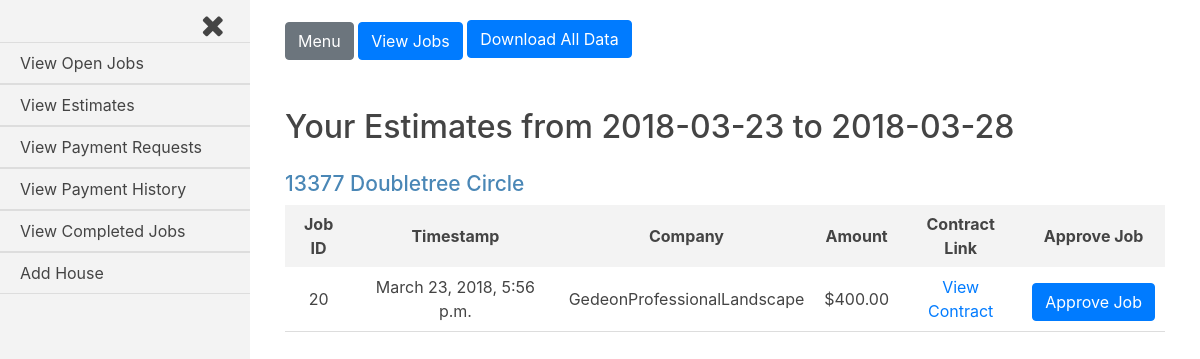
Screenshot of /jobs_admin/proposed_jobs (signed in) with the database file from the repository.
### jobs/models.py (models this page shows, shortened)
class House(models.Model):
    address = models.CharField(max_length=250)
    companies = models.ManyToManyField(settings.AUTH_USER_MODEL, through='Current_Worker')
    proposed_jobs = models.BooleanField(default=False)
    pending_payments = models.BooleanField(default=False)
    payment_history = models.BooleanField(default=False)
    completed_jobs = models.BooleanField(default=False)
    customer = models.ForeignKey(settings.AUTH_USER_MODEL, on_delete=models.CASCADE, related_name='customer_house')
    def __str__(self):
        return self.address

class Job(models.Model):
    house = models.ForeignKey(House, on_delete=models.CASCADE)
    company = models.ForeignKey(settings.AUTH_USER_MODEL, on_delete=models.CASCADE)
    start_amount = models.DecimalField(max_digits=8, decimal_places=2, default=0.00)
    start_date = models.DateTimeField(auto_now_add=True, blank=True)
    total_paid = models.DecimalField(max_digits=8, decimal_places=2, default=0.00)
    approved = models.BooleanField(default=False)
    def generate_filename(self, filename):
        file_path = 'uploads/{}/{}'.format(str(self.house.address), str(filename))
        return file_path
    document_link = models.FileField(upload_to=generate_filename)
    balance_amount = models.DecimalField(max_digits=8, decimal_places=2, default=0.00)

### jobs_admin/views.py (the view)
@login_required
def proposed_jobs(request):
    current_user = request.user
    if current_user.is_active and current_user.groups.filter(name__in=['Customers', 'Customers Staff']).exists():
        customer = Customer(current_user)
        customer = customer.is_customer_staff()
        houses = customer.proposed_jobs_houses()
        jobs = customer.proposed_jobs()
        start_week = str(Customer.start_week.date())
        today = str(Customer.today.date())
        form = Change_Job_Status()
        template = loader.get_template('jobs_admin/proposed_jobs.html')
        context = {
            'houses': houses,
            'jobs': jobs,
            'current_user': current_user,
            'form': form,
            'start_week': start_week,
            'today': today
        }
        if request.method == 'POST':
            form = Change_Job_Status(request.POST)
            if form.is_valid():
                job_id = int(request.POST.get('job_id'))
                address = str(request.POST.get('job_house'))
                house = House.objects.get(address=address)
                job = Job.objects.get(pk=job_id)
                job.approved=True
                job.save()
                """add the user as a current worker on the house OR update current to True if they
                were a current worker OR do nothing if they are already active"""
                was_current = Current_Worker.objects.filter(house=house, company=job.company, current=False)
                is_current = Current_Worker.objects.filter(house=house, company=job.company, current=True)
                if was_current:
                    was_current[0].update(current=True)
                elif is_current:
                    pass
                else:
                    Current_Worker(house=house, company=job.company, current=True).save()
                """If the house has no more proposed jobs for the current week,
                set proposed_jobs=False
                AND if there were any requested payments because the job was previously approved,
                set pending=payments=True for the house"""
                jobs = Job.objects.filter(house=house, approved=False, start_date__range=[Customer.start_week, Customer.today])
                requested_payments = Request_Payment.objects.filter(house=house, job=job, approved=False)
                if not jobs:
                    house.proposed_jobs=False
                    house.save(update_fields=['proposed_jobs'])
                if requested_payments:
                    house.pending_payments=True
                    house.save(update_fields=['pending_payments'])
                return redirect('/jobs_admin/proposed_jobs')
        else:
            form = Change_Job_Status()
        return HttpResponse(template.render(context, request))
    else:
        return redirect('/accounts/login')

### jobs_admin/forms.py
class Change_Job_Status(ModelForm, forms.Form):
    class Meta:
        model = Job
        exclude = ['house', 'company', 'start_amount', 'start_date', 'total_paid', 'document_link', 'approved', 'balance_amount']

### customer_register/customer.py (called while the page is built)
    def current_two_week_results(self, houses, queryset, model, update_field={}, **kwargs):
        result_queryset = []
        for h in houses.iterator():
            for q in queryset.iterator():
                if q.house == h:
                    query_set_check = model.objects.filter(house=h, **kwargs)
                    if query_set_check:
                        setattr(h, list(update_field.keys())[0], list(update_field.values())[0][0])
                        h.save(update_fields=[list(update_field.keys())[0]])
                        result_queryset.append(h)
                        break
                    else:
                        setattr(h, list(update_field.keys())[0], list(update_field.values())[0][1])
                        h.save(update_fields=[list(update_field.keys())[0]])
        return result_queryset

    def is_customer_staff(self):
        if self.customer.groups.filter(name='Customers Staff').exists():
            customer_id = self.customer.groups.values_list('name', flat=True)[1]
            if customer_id == 'Customers Staff':
                customer_id = self.customer.groups.values_list('name', flat=True)[0]
            self.customer = int(customer_id)
            return Customer(self.customer)
        return Customer(self.customer)

    def houses(self):
        return House.objects.filter(customer=self.customer)

    def proposed_jobs_houses(self):
        houses = House.objects.filter(customer=self.customer)
        jobs = Job.objects.filter(house__customer=self.customer, approved=False)
        return self.current_two_week_results(houses=houses, queryset=jobs, model=Job, update_field={'proposed_jobs': [True, False]}, approved=False, start_date__range=[Customer.start_week, Customer.today])

    def proposed_jobs(self):
        return Job.objects.filter(house__customer=self.customer, approved=False, start_date__range=[Customer.start_week, Customer.today])

### jobs_admin/templatetags/jobs_admin_group_check.py (called while the page is built)
@register.filter(name='in_group')
def has_group(user, group_name):
    group =  Group.objects.get(name=group_name)
    return group in user.groups.all()

### jobs_admin/templates/jobs_admin/proposed_jobs.html (shortened to what this page needs)
{% extends 'base_login_admin.html' %}
{% load humanize %}
{% load static %}
{% load jobs_admin_group_check %}
{% block content %}
<h2>Your Estimates from {{start_week}} to {{today}}</h2>
{% for house in houses %}
<div class="job-container">
  <div class="house">
    <h3 class="house-address">{{house.address}}</h3>
  </div>
  <table class="job-summary">
    <tr class="job-headings">
      <th>Job ID</th>
      <th>Timestamp</th>
      <th>Company</th>
      <th>Amount</th>
      <th>Contract Link</th>
      {% if current_user|in_group:'Customers' %}
      <th>Approve Job</th>
      {% endif %}
    </tr>
    {% for job in jobs %}
      {% if job.house.address == house.address %}
    <tr class="job-info">
      <td>{{job.id}}</td>
      <td>{{job.start_date}}</td>
      <td>{{job.company}}</td>
      <td>${{job.start_amount|intcomma}}</td>
      <td><a href="{{job.document_link.url}}">View Contract</a></td>
      {% if current_user|in_group:'Customers' %}
      <td>
        <form class="change-job-status-form" action="" method="post">
          <input class="btn btn-primary change-job-status" type="submit" name="" value="Approve Job">
        </form>
      </td>
      {% endif %}
    </tr>
      {% endif %}
    {% endfor %}
  </table>
</div>
{% endfor %}
{% endblock content %}

### static/logged-in.css (style rules this page uses)
body { overflow-x: hidden; color: #444; }
body .job-info td:last-child input[type="submit"] { margin-bottom: 0; }
.job-container { overflow-x: auto; margin-top: 25px; }
.job-container h3 { font-size: 21px; color: #4A87B6; }
.job-headings { background-color: #f3f3f3; }
.job-headings th { padding: 7px 10px; }
.job-summary { width: 100%; min-width: 475px; max-width: 970px; text-align: center; }
.job-summary td { padding: 8px 10px; }
.job-summary td:last-child { padding-top: 16px; vertical-align: top; }
.job-info { border-bottom: 1px solid #ddd; }
form select, form input { margin-bottom: 20px; }
form input { width: 100%; background-color: transparent; border: 1px solid #ddd; padding: 10px; border-radius: 3px; }
form input[type="submit"] { display: block; }

### rows the page displays
House: address "13377 Doubletree Circle"
Job: id "20", start_date "March 23, 2018, 5:56 p.m.", company "GedeonProfessionalLandscape", start_amount "400.00"

### other values shown
{{ start_week }} "2018-03-23"
{{ today }} "2018-03-28"
